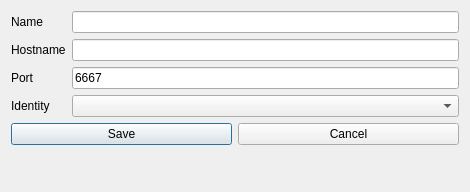
<?xml version="1.0" encoding="UTF-8"?>
<ui version="4.0">
 <class>NetworkWin</class>
 <widget class="QDialog" name="NetworkWin">
  <property name="geometry">
   <rect>
    <x>0</x>
    <y>0</y>
    <width>470</width>
    <height>192</height>
   </rect>
  </property>
  <property name="windowTitle">
   <string>Dialog</string>
  </property>
  <layout class="QVBoxLayout" name="verticalLayout">
   <item>
    <layout class="QFormLayout" name="formLayout">
     <item row="0" column="0">
      <widget class="QLabel" name="lName">
       <property name="text">
        <string>Name</string>
       </property>
      </widget>
     </item>
     <item row="0" column="1">
      <widget class="QLineEdit" name="le_Name"/>
     </item>
     <item row="1" column="0">
      <widget class="QLabel" name="lHost">
       <property name="text">
        <string>Hostname</string>
       </property>
      </widget>
     </item>
     <item row="2" column="0">
      <widget class="QLabel" name="label_3">
       <property name="text">
        <string>Port</string>
       </property>
      </widget>
     </item>
     <item row="3" column="0">
      <widget class="QLabel" name="lIdentity">
       <property name="text">
        <string>Identity</string>
       </property>
      </widget>
     </item>
     <item row="1" column="1">
      <widget class="QLineEdit" name="le_HostName"/>
     </item>
     <item row="2" column="1">
      <widget class="QLineEdit" name="le_Port">
       <property name="text">
        <string>6667</string>
       </property>
      </widget>
     </item>
     <item row="3" column="1">
      <widget class="QComboBox" name="cb_IdentityNumber"/>
     </item>
    </layout>
   </item>
   <item>
    <layout class="QHBoxLayout" name="horizontalLayout">
     <item>
      <widget class="QPushButton" name="pushSave">
       <property name="text">
        <string>Save</string>
       </property>
       <property name="default">
        <bool>true</bool>
       </property>
      </widget>
     </item>
     <item>
      <widget class="QPushButton" name="pushExit">
       <property name="text">
        <string>Cancel</string>
       </property>
      </widget>
     </item>
    </layout>
   </item>
   <item>
    <spacer name="verticalSpacer">
     <property name="orientation">
      <enum>Qt::Vertical</enum>
     </property>
     <property name="sizeHint" stdset="0">
      <size>
       <width>20</width>
       <height>40</height>
      </size>
     </property>
    </spacer>
   </item>
  </layout>
 </widget>
 <resources/>
 <connections/>
</ui>
